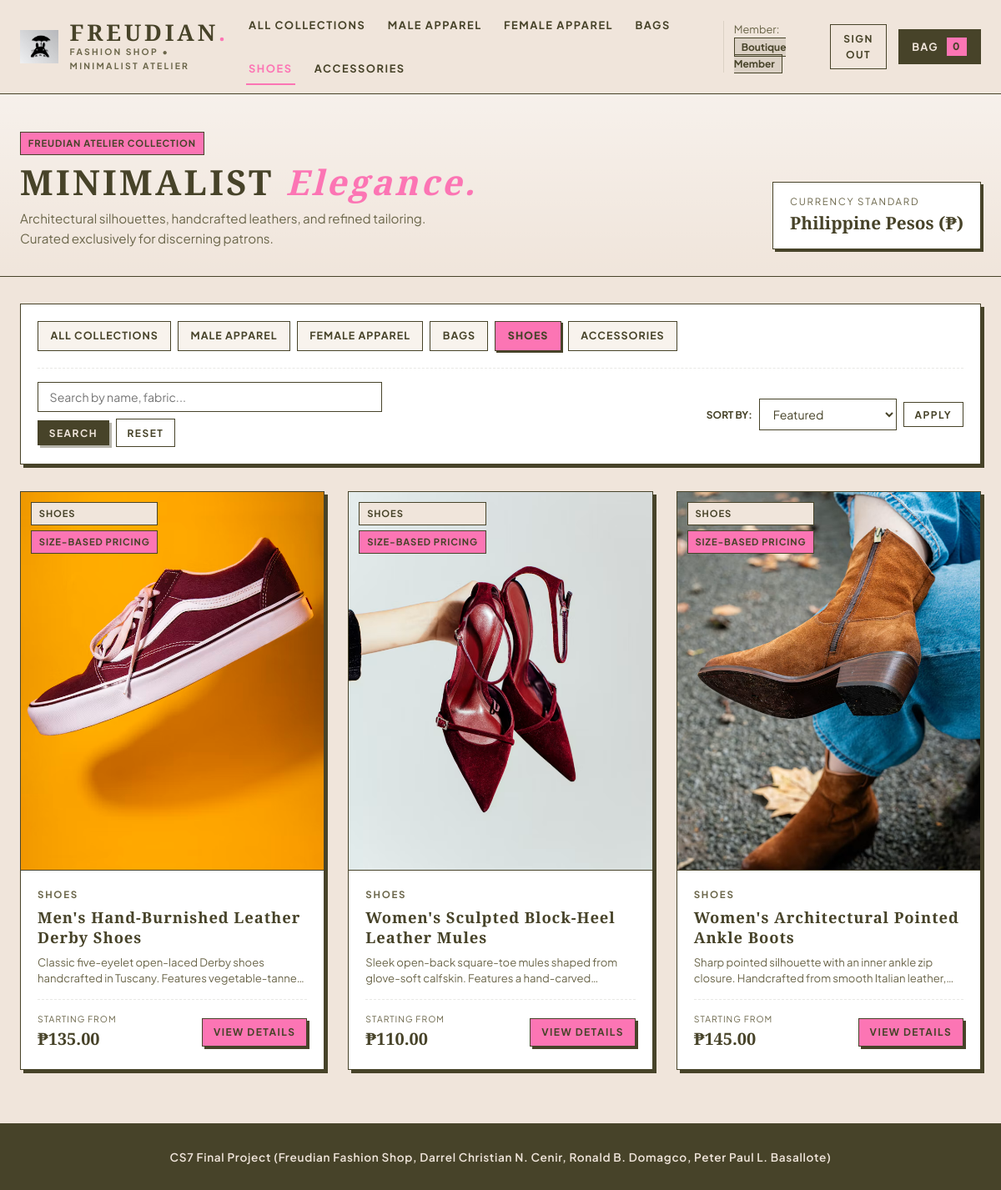
Page /shopping.php?category=shoes (signed in) on the earlier database version.
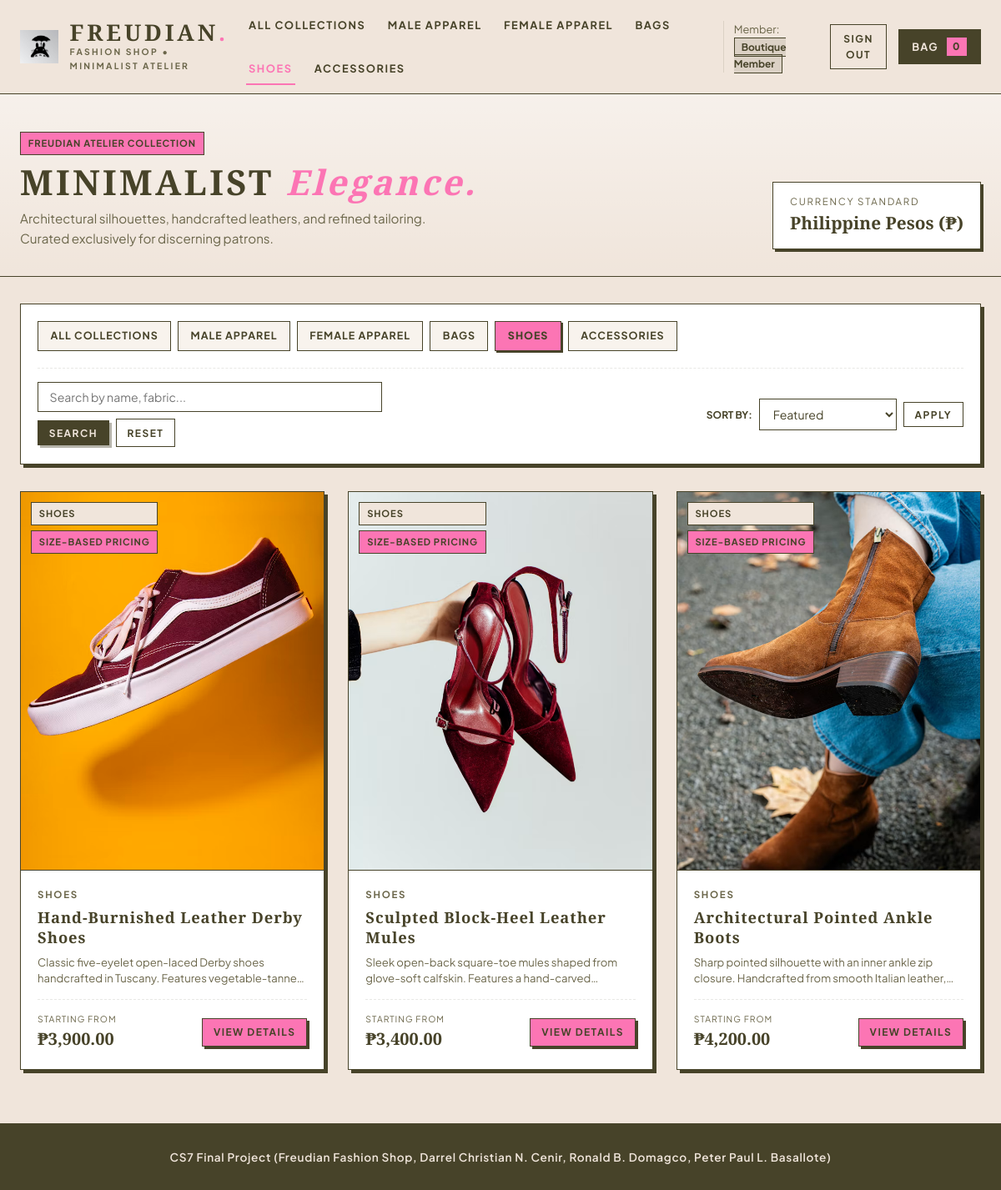
Same page on the later database version.
### tables this page shows
CREATE TABLE `products` (
  `id` INT AUTO_INCREMENT PRIMARY KEY,
  `product_code` VARCHAR(50) NOT NULL UNIQUE,
  `name` VARCHAR(150) NOT NULL,
  `category_id` INT NOT NULL,
  `gender` ENUM('Men', 'Women', 'Unisex') NOT NULL,
  `type_slug` VARCHAR(50) NOT NULL,
  `base_price` DECIMAL(10,2) NOT NULL,
  `has_size_pricing` TINYINT(1) DEFAULT 0,
  `description` TEXT NOT NULL,
  `primary_image` VARCHAR(255) NOT NULL,
  `is_featured` TINYINT(1) DEFAULT 1,
  `created_at` TIMESTAMP DEFAULT CURRENT_TIMESTAMP,
  FOREIGN KEY (`category_id`) REFERENCES `categories`(`id`) ON DELETE CASCADE
);

CREATE TABLE `categories` (
  `id` INT AUTO_INCREMENT PRIMARY KEY,
  `name` VARCHAR(50) NOT NULL,
  `slug` VARCHAR(50) NOT NULL UNIQUE,
  `description` VARCHAR(255) NULL
);

### db.php (called while the page is built, shortened)
<?php
function formatPeso($amount) {
    return '₱' . number_format((float)$amount, 2);
}

### shopping.php (the view, shortened to what this page needs)
<?php
require_once __DIR__ . '/db.php';
$pdo = getDB();
$category_filter = trim($_GET['category'] ?? '');
$search_query    = trim($_GET['search'] ?? '');
$sort_by         = trim($_GET['sort'] ?? 'featured');
$products = [];
if ($pdo) {
    try {
        $sql = "
            SELECT p.*, c.name AS category_name, c.slug AS category_slug,
                   (SELECT MIN(price) FROM product_sizes WHERE product_id = p.id) AS min_size_price,
                   (SELECT MAX(price) FROM product_sizes WHERE product_id = p.id) AS max_size_price
            FROM products p
            JOIN categories c ON p.category_id = c.id
            WHERE 1=1
        ";
        $params = [];
        if (!empty($category_filter)) {
            $sql .= " AND c.slug = :cat_slug";
            $params[':cat_slug'] = $category_filter;
        }
        switch ($sort_by) {
            case 'featured':
            default:
                $sql .= " ORDER BY p.is_featured DESC, p.id ASC";
                break;
        }
        $stmt = $pdo->prepare($sql);
        $stmt->execute($params);
        $products = $stmt->fetchAll();
    } catch (PDOException $e) {
        $products = [];
    }
}
require_once __DIR__ . '/header.php';
?>
<section class="catalog-header-banner">
  <div class="container">
    <div class="catalog-title-row">
      <div>
        <div class="badge badge-pink" style="margin-bottom: 0.65rem;">Freudian Atelier Collection</div>
        <h1 class="catalog-main-title">
          Minimalist <span>Elegance.</span>
        </h1>
        <p style="color: var(--mocha-muted); max-width: 520px; font-size: 0.95rem; margin-top: 0.5rem;">
          Architectural silhouettes, handcrafted leathers, and refined tailoring. Curated exclusively for discerning patrons.
        </p>
      </div>
      <div style="border: var(--border-width) solid var(--mocha-border); padding: 0.85rem 1.25rem; background-color: var(--sand-card); box-shadow: 3px 3px 0 var(--mocha-dark);">
        <div style="font-size: 0.72rem; text-transform: uppercase; letter-spacing: 0.15em; color: var(--mocha-muted);">Currency Standard</div>
        <div style="font-family: var(--font-display); font-size: 1.3rem; font-weight: 800; color: var(--mocha-dark);">Philippine Pesos (₱)</div>
      </div>
    </div>
  </div>
</section>
<div class="container">
  <div class="catalog-toolbar">
    <div class="filter-categories-strip">
      <a href="shopping.php" class="category-tab-btn <?php echo empty($category_filter) ? 'active' : ''; ?>">
        All Collections
      </a>
      <a href="shopping.php?category=male_apparel" class="category-tab-btn <?php echo ($category_filter === 'male_apparel') ? 'active' : ''; ?>">
        Male Apparel
      </a>
      <a href="shopping.php?category=female_apparel" class="category-tab-btn <?php echo ($category_filter === 'female_apparel') ? 'active' : ''; ?>">
        Female Apparel
      </a>
      <a href="shopping.php?category=bags" class="category-tab-btn <?php echo ($category_filter === 'bags') ? 'active' : ''; ?>">
        Bags
      </a>
      <a href="shopping.php?category=shoes" class="category-tab-btn <?php echo ($category_filter === 'shoes') ? 'active' : ''; ?>">
        Shoes
      </a>
      <a href="shopping.php?category=accessories" class="category-tab-btn <?php echo ($category_filter === 'accessories') ? 'active' : ''; ?>">
        Accessories
      </a>
    </div>
    <div class="filter-bottom-row">
      <form method="GET" action="shopping.php" class="filter-form-pure">
        <input type="text" name="search" class="form-input" style="min-width: 240px; padding: 0.5rem 0.85rem;" placeholder="Search by name, fabric..." value="<?php echo htmlspecialchars($search_query); ?>">
        <button type="submit" class="btn btn-sm btn-dark">Search</button>
        <?php if (!empty($search_query) || !empty($category_filter)): ?>
          <a href="shopping.php" class="btn btn-sm btn-outline">Reset</a>
        <?php endif; ?>
      </form>
      <form method="GET" action="shopping.php" class="filter-form-pure">
        <label for="sort-select" style="font-size: 0.75rem; font-weight: 700; text-transform: uppercase;">Sort By:</label>
        <select id="sort-select" name="sort" class="form-select" style="padding: 0.5rem 0.75rem; width: auto;">
          <option value="featured" <?php echo ($sort_by === 'featured') ? 'selected' : ''; ?>>Featured</option>
        </select>
        <button type="submit" class="btn btn-sm btn-outline">Apply</button>
      </form>
    </div>
  </div>
  <?php if (empty($products)): ?>
    <div class="cart-table-panel" style="text-align: center; padding: 4rem 2rem;">
      <h2 style="margin-bottom: 0.75rem;">No Pieces Found</h2>
      <p style="color: var(--mocha-muted); margin-bottom: 1.5rem;">
        No items matched your current filter criteria<?php echo !empty($search_query) ? ' for "' . htmlspecialchars($search_query) . '"' : ''; ?>.
      </p>
      <a href="shopping.php" class="btn btn-primary">Browse All Pieces</a>
    </div>
  <?php else: ?>
    <div class="products-grid">
      <?php foreach ($products as $item):
        $display_price = $item['min_size_price'] ?? $item['base_price'];
      ?>
        <article class="product-card">
          <div class="card-image-box">
            <a href="product-detail.php?id=<?php echo (int)$item['id']; ?>">
              <img src="<?php echo htmlspecialchars($item['primary_image']); ?>" alt="<?php echo htmlspecialchars($item['name']); ?>" class="card-img" loading="lazy">
            </a>
            <div class="card-badges">
              <span class="badge badge-sand"><?php echo htmlspecialchars($item['category_name']); ?></span>
              <?php if (!empty($item['has_size_pricing'])): ?>
                <span class="badge badge-pink">Size-Based Pricing</span>
              <?php endif; ?>
            </div>
          </div>
          <div class="card-body">
            <div class="card-category-tag">
              <?php echo htmlspecialchars($item['category_name']); ?>
            </div>
            <h2 class="card-title">
              <a href="product-detail.php?id=<?php echo (int)$item['id']; ?>">
                <?php echo htmlspecialchars($item['name']); ?>
              </a>
            </h2>
            <p class="card-desc">
              <?php echo htmlspecialchars($item['description']); ?>
            </p>
            <div class="card-footer">
              <div class="price-box">
                <span class="price-label">
                  <?php echo !empty($item['has_size_pricing']) ? 'Starting From' : 'Price'; ?>
                </span>
                <span class="price-amount">
                  <?php echo formatPeso($display_price); ?>
                </span>
              </div>
              <a href="product-detail.php?id=<?php echo (int)$item['id']; ?>" class="btn btn-sm btn-primary">
                View Details
              </a>
            </div>
          </div>
        </article>
      <?php endforeach; ?>
    </div>
  <?php endif; ?>
</div>
<?php require_once __DIR__ . '/footer.php'; ?>

### header.php (shortened to what this page needs)
<?php
require_once __DIR__ . '/db.php';
$cart_total_quantity = 0;
$is_logged_in = !empty($_SESSION['user_id']);
$logged_user_name = $_SESSION['user_name'] ?? '';
$current_page = basename($_SERVER['PHP_SELF']);
$current_category = $_GET['category'] ?? '';
?>
<!DOCTYPE html>
<html lang="en">
<head>
  <link rel="stylesheet" href="style.css">
</head>
<body>
  <header class="site-header">
    <div class="container">
      <div class="header-inner">
        <a href="shopping.php" class="brand-wrap">
          <img src="totoro.png" alt="Freudian Totoro Logo" class="brand-logo-img">
          <div class="brand-text-block">
            <div class="brand-title">Freudian<span>.</span></div>
            <div class="brand-subtitle">Fashion Shop • Minimalist Atelier</div>
          </div>
        </a>
        <?php if ($is_logged_in): ?>
          <nav class="header-nav">
            <a href="shopping.php" class="nav-link <?php echo ($current_page === 'shopping.php' && empty($current_category)) ? 'active' : ''; ?>">All Collections</a>
            <a href="shopping.php?category=male_apparel" class="nav-link <?php echo ($current_category === 'male_apparel') ? 'active' : ''; ?>">Male Apparel</a>
            <a href="shopping.php?category=female_apparel" class="nav-link <?php echo ($current_category === 'female_apparel') ? 'active' : ''; ?>">Female Apparel</a>
            <a href="shopping.php?category=bags" class="nav-link <?php echo ($current_category === 'bags') ? 'active' : ''; ?>">Bags</a>
            <a href="shopping.php?category=shoes" class="nav-link <?php echo ($current_category === 'shoes') ? 'active' : ''; ?>">Shoes</a>
            <a href="shopping.php?category=accessories" class="nav-link <?php echo ($current_category === 'accessories') ? 'active' : ''; ?>">Accessories</a>
          </nav>
          <div class="header-actions">
            <div class="user-status">
              <span>Member: <strong class="user-badge"><?php echo htmlspecialchars($logged_user_name); ?></strong></span>
              <a href="logout.php" class="btn btn-sm btn-outline" style="border-width: 1px;">Sign Out</a>
            </div>
            <a href="cart.php" class="btn-cart">
              <span>Bag</span>
              <span class="cart-count"><?php echo $cart_total_quantity; ?></span>
            </a>
          </div>
        <?php else: ?>
          <div class="header-actions">
            <a href="index.php" class="btn btn-sm btn-primary">Sign In / Register</a>
          </div>
        <?php endif; ?>
      </div>
    </div>
  </header>
  <main class="site-main">

### footer.php (shortened to what this page needs)
  </main>
  <footer class="freudian-footer">
    <div class="container">
      CS7 Final Project (Freudian Fashion Shop, Darrel Christian N. Cenir, Ronald B. Domagco, Peter Paul L. Basallote)
    </div>
  </footer>
</body>
</html>

Differences in the rows shown:
changed products "Classic five-eyelet open-laced Derby shoes handcrafted in Tuscany. Features…": name "Men's Hand-Burnished Leather Derby Shoes" → "Hand-Burnished Leather Derby Shoes"; display_price "₱135.00" → "₱3,900.00"
changed products "Sleek open-back square-toe mules shaped from glove-soft calfskin. Features a…": name "Women's Sculpted Block-Heel Leather Mules" → "Sculpted Block-Heel Leather Mules"; display_price "₱110.00" → "₱3,400.00"
changed products: name "Women's Architectural Pointed Ankle Boots" → "Architectural Pointed Ankle Boots"; display_price "₱145.00" → "₱4,200.00"
